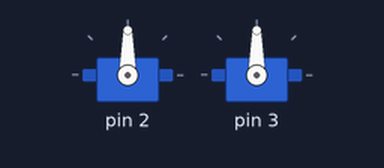
A sketch run on a simulated Arduino Uno, built with avr-gcc and run on an emulated ATmega328P. On the bench: 2 × servo.

Above: at 0.05 s.
At 3.35 s:
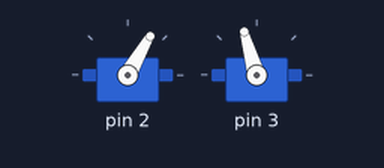
At 6.0 s:
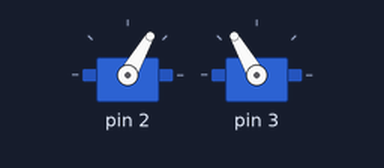
At 12.0 s:
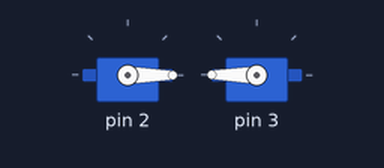
Timing chart, 0 to 15.6 s (numbered marks = the images above):
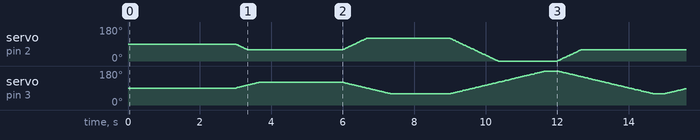

The sketch:

servo_test.ino
```cpp
#include <Servo.h>

// 滑らかに目標角度へ向かうサーボクラス
class SmoothServo {
  private:
    Servo servo;
    int pin;
    unsigned long previousMillis;
    int updateInterval; // 速度（何msごとにパルスを変化させるか）

    int currentPulse; // 現在のパルス幅
    int targetPulse;  // 目標のパルス幅

  public:
    // コンストラクタ：接続ピンと、動くスピードを指定
    SmoothServo(int attachPin, int speedInterval) {
      pin = attachPin;
      updateInterval = speedInterval;
      previousMillis = 0;
      currentPulse = 1500; // 初期位置(90度付近)
      targetPulse = 1500;
    }

    void begin() {
      servo.attach(pin, 500, 2500);
      servo.writeMicroseconds(currentPulse);
    }

    // 0〜270度の角度を指定して、目標パルスをセットする関数
    void setTargetAngle(int angle) {
      // 指定範囲外の異常な数字弾く（安全対策）
      angle = constrain(angle, 0, 270);
      targetPulse = map(angle, 0, 270, 500, 2500);
    }

    // メインループで常に呼ぶ更新処理
    void update() {
      unsigned long currentMillis = millis();

      if (currentMillis - previousMillis >= updateInterval) {
        previousMillis = currentMillis;

        // 目標パルスに向かって少しずつ現在パルスを近づける（滑らか移動）
        if (currentPulse < targetPulse) {
          currentPulse += 5; // 1回の変化量。大きくすると速く、小さくすると遅くなる
          if(currentPulse > targetPulse) currentPulse = targetPulse;
          servo.writeMicroseconds(currentPulse);
        } else if (currentPulse > targetPulse) {
          currentPulse -= 5;
          if(currentPulse < targetPulse) currentPulse = targetPulse;
          servo.writeMicroseconds(currentPulse);
        }
      }
    }
};

// 【ここがクラスの魔法】
// ピン番号とスピードを指定して、2つのサーボを実体化するだけ！
SmoothServo joint1(2, 5); // 2番ピン、更新間隔5ms（速め）
SmoothServo joint2(3, 10); // 3番ピン、更新間隔10ms（少し遅め）

unsigned long seqPrevMillis = 0;
int seqStep = 0;

void setup() {
  joint1.begin();
  joint2.begin();
}

void loop() {
  // delayなしで常に2つのモーターの状態を更新し続ける
  joint1.update();
  joint2.update();

  // --- 以下、3秒ごとに別々の指示を出すシーケンサー ---
  unsigned long currentMillis = millis();
  if (currentMillis - seqPrevMillis >= 3000) {
    seqPrevMillis = currentMillis;

    // ステップごとに2つの関節に別々の角度を指示する
    if (seqStep == 0) {
      joint1.setTargetAngle(90);
      joint2.setTargetAngle(180);
      seqStep = 1;
    } else if (seqStep == 1) {
      joint1.setTargetAngle(180);
      joint2.setTargetAngle(90);
      seqStep = 2;
    } else if (seqStep == 2) {
      joint1.setTargetAngle(0);
      joint2.setTargetAngle(270);
      seqStep = 3;
    } else {
      joint1.setTargetAngle(90);
      joint2.setTargetAngle(90);
      seqStep = 0;
    }
  }
}
```
